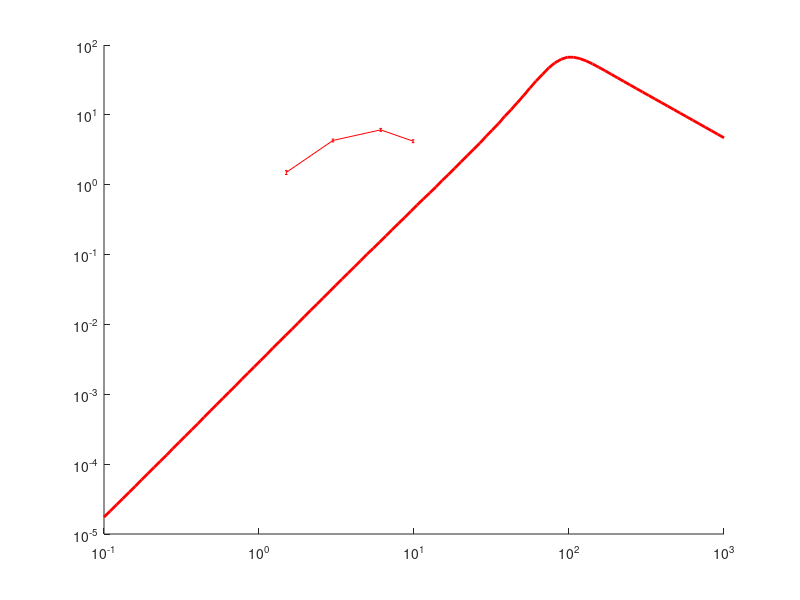

Write MATLAB code to recreate this figure. (Note: this script raises an error after producing the figure.)
clear;
radiation = importdata('radiation.dat');
%radiation1 = importdata('radiation1.dat');
%radiation3 = importdata('radiation3.dat');
%radiation4 = importdata('radiation4.dat');
%datar = importdata('at2018radio.dat');
N = size(radiation,1);

%Ndatar = size(datar,1);
%for i = 1:Ndatar,
%    datar(i,1) = datar(i,1)/10^9;
%    datar(i,2) = datar(i,2)/1000;
%end;
%from coppejans css161010
x99(1:4) = 0;
y99(1:4) = 0;
e99(1:4) = 0;
x99(1) = 1.5;
x99(2) = 3;
x99(3) = 6.1;
x99(4) = 9.87;
y99(1) = 1.5;
y99(2) = 4.3;
y99(3) = 6.1;
y99(4) = 4.2;
e99(1) = 0.1;
e99(2) = 0.2;
e99(3) = 0.3;
e99(4) = 0.2;

x162(1:5) = 0;
y162(1:5) = 0;
x162(1) = 1.5;
x162(2) = 2.94;
x162(3) = 6.1;
x162(4) = 9.74;
x162(5) = 22;
y162(1) = 4.7;
y162(2) = 2.9;
y162(3) = 2.3;
y162(4) = 1.74;
y162(5) = 0.56;

x357(1:4) = 0;
y357(1:4) = 0;
x357(1) = 0.33;
x357(2) = 0.61;
x357(3) = 1.5;
x357(4) = 3;
x357(5) = 6.05;
x357(6) = 10;
y357(1) = 0.357;
y357(2) = 0.79;
y357(3) = 0.27;
y357(4) = 0.17;
y357(5) = 0.07;
y357(6) = 0.032;

%at2018 from margutti
x15(1:4) = 0;
y15(1:4) = 0;

x15(1) = 35;
y15(1) = 8;
x15(2) = 225;
y15(2) = 30.8;
x15(3) = 233;
y15(3) = 28.6;
x15(4) = 241;
y15(4) = 27.4;

%at2018cow from nayana

x138(1:3) = 0;
y138(1:3) = 0;

x138(1) = 0.4;
x138(2) = 0.75;
x138(3) = 1.25;

y138(1) = 0.342;
y138(2) = 0.572;
y138(3) = 2.882;

x173(1:3) = 0;
y173(1:3) = 0;

x173(1) = 0.4;
x173(2) = 0.75;
x173(3) = 1.25;

y173(1) = 0.518;
y173(2) = 0.755;
y173(3) = 0.992;

x455(1:3) = 0;
y455(1:3) = 0;

x455(1) = 0.4;
x455(2) = 0.75;
x455(3) = 1.25;

y455(1) = 0.410;
y455(2) = 0.303;
y455(3) = 0.169;

x569(1:3) = 0;
y569(1:3) = 0;

x569(1) = 0.4;
x569(2) = 0.75;
x569(3) = 1.25;

y569(1) = 0.304;
y569(2) = 0.131;
y569(3) = 0.93;

%for ztf2018 z = 0.27
x350(1:4) = 0;
y350(1:4) = 0;
x350(1) = 1.5*(1 + 0.27);
x350(2) = 3*(1 + 0.27);
x350(3) = 6*(1 + 0.27);
x350(4) = 10*(1 + 0.27);

y350(1) = 0.146;
y350(2) = 0.068;
y350(3) = 0.089;
y350(4) = 0.045;

%for ztf20acigmel (AT2020xnd) z = 0.2433 ld = 1261 Mpc angular distance = 816 Mpc\
x40(1:5) = 0;
y40(1:5) = 0;
x40(1) = 10*(1 + 0.2433);
x40(2) = 33*(1 + 0.2433);
x40(3) = 45*(1 + 0.2433);
x40(4) = 79*(1 + 0.2433);
x40(5) = 94*(1 + 0.2433);

y40(1) = 0.079;
y40(2) = 0.497;
y40(3) = 0.675;
y40(4) = 0.912;
y40(5) = 0.825;

x71(1:5) = 0;
y71(1:5) = 0;
x71(1) = 10*(1 + 0.2433);
x71(2) = 15*(1 + 0.2433);
x71(3) = 22*(1 + 0.2433);
x71(4) = 33*(1 + 0.2433);
x71(5) = 45*(1 + 0.2433);

y71(1) = 0.18;
y71(2) = 0.4;
y71(3) = 0.484;
y71(4) = 0.45;
y71(5) = 0.209;

x95(1:4) = 0;
y95(1:4) = 0;
x95(1) = 10*(1 + 0.2433);
x95(2) = 15*(1 + 0.2433);
x95(3) = 22*(1 + 0.2433);
x95(4) = 33*(1 + 0.2433);


y95(1) = 0.168;
y95(2) = 0.278;
y95(3) = 0.301;
y95(4) = 0.213;


figure(1);
hold on;
set(gca, 'YScale', 'log');
set(gca, 'XScale', 'log');
plot(radiation(1:N,1), radiation(1:N,2),'Color','red','LineWidth',2);
%plot(radiation1(1:N,1),radiation1(1:N,2),'Color','red','LineWidth',2);
%plot(radiation3(1:N,1),radiation3(1:N,2),'Color','blue','LineWidth',2);
%plot(radiation4(1:N,1),radiation4(1:N,2),'Color','green','LineWidth',2);
sz = 20;
%scatter(x357(1:6), y357(1:6),sz,'MarkerEdgeColor','magenta','MarkerFaceColor','magenta','LineWidth',2);
errorbar(x99(1:4), y99(1:4),e99(1:4),'red','LineWidth',2,'LineStyle','--');
%scatter(datar(1:Ndatar,1), datar(1:Ndatar,2),sz,'MarkerEdgeColor','magenta','MarkerFaceColor','magenta','LineWidth',2);
%legend('F(E) ~ E^{-3.5}','PIC spectrum','observation','Location','southeast');
title ('F_{\nu}');
xlabel ('{\nu} GHz');
ylabel ('mJy');

nufnu(1:N)=0;
for i = 1:N,
    nufnu(i) = radiation(i,2)*radiation(i,1)/10^17;
end;

% figure(2);
% hold on;
% set(gca, 'YScale', 'log');
% set(gca, 'XScale', 'log');
% plot(radiation(1:N,1), nufnu(1:N),'Color','red','LineWidth',2);
% title ('{\nu} F_{\nu}');
% xlabel ('{\nu} GHz');
% ylabel ('{\nu} F_{\nu}');

% output(1:N,1:4) = 0;
% for i = 1:N,
%     output(i,1) = log10(radiation1(i,1));
%     output(i,2) = radiation3(i,2);
%     output(i,3) = radiation1(i,2);
%     output(i,4) = radiation4(i,2);
% end;
% output2(1:4, 1:2) = 0;
% output3(1:4, 1:2) = 0;
% for i = 1:4,
%     output2(i,1) = log10(x99(i));
%     output2(i,2) = y99(i);
%     output3(i,1) = log10(x99(i));
%     output3(i,2) = e99(i);
% end;
% 
% dlmwrite('css16.dat',output,'delimiter',' ');
% dlmwrite('css16obs.dat',output2,'delimiter',' ');
% dlmwrite('css16err.dat',output3,'delimiter',' ');